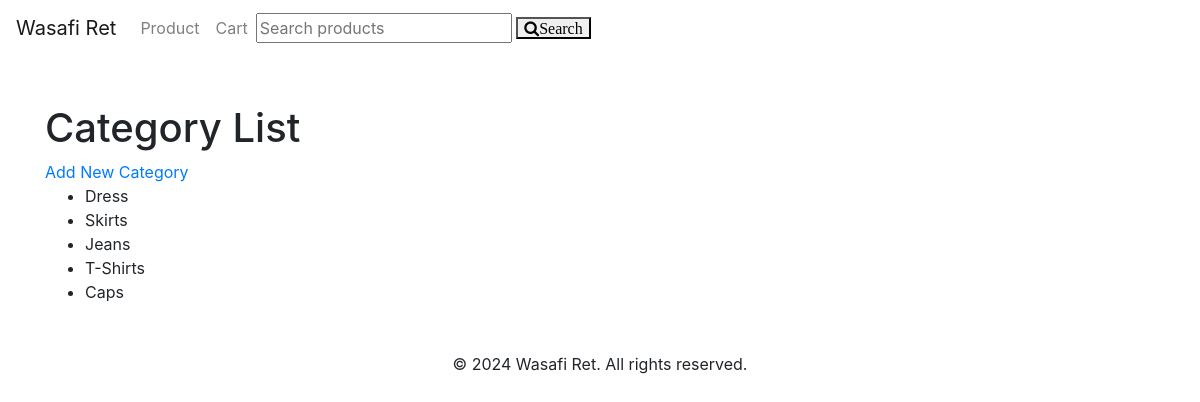
The page /category_list/ on the database its author committed.
### WasafiRet/models.py (models this page shows, shortened)
class Category(models.Model):
    name=models.CharField(max_length=100)

### WasafiRet/views.py (the view)
# urls.py: path('category_list/',views.category_list,name='category_list'),
def category_list(request):
     categories=Category.objects.all()
     return render(request,'WasafiRet/category_list.html',{'categories':categories})

### WasafiRet/templates/WasafiRet/category_list.html (shortened to what this page needs)
{% extends 'WasafiRet/base.html' %} {% load static %}  {% block content %}
<h1>Category List</h1>
<a href="{% url 'category_create' %}">Add New Category</a>
<ul>
  {% for category in categories %}
  <li>{{ category.name }}</li>
  {% endfor %}
</ul>
{% endblock %}

### rows shown on the page
Category: name "Dress"
Category: name "Skirts"
Category: name "Jeans"
Category: name "T-Shirts"
Category: name "Caps"
